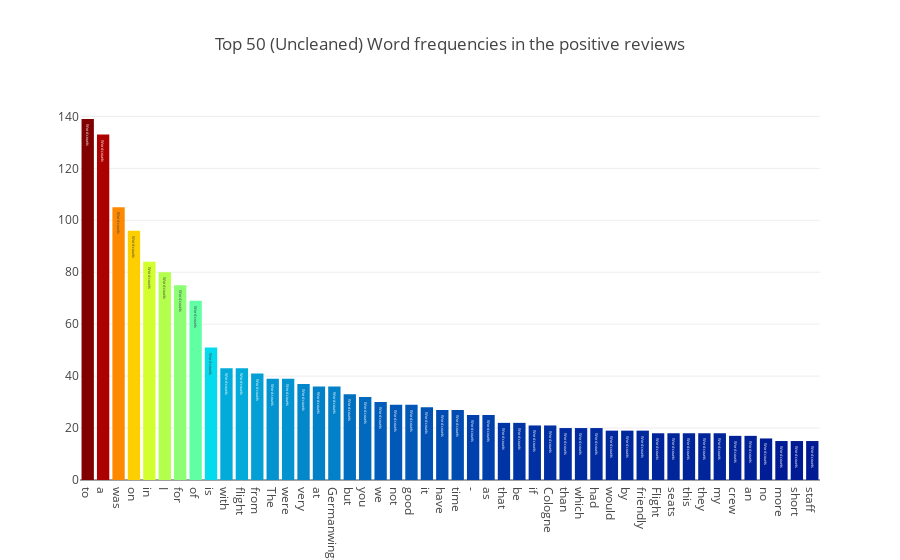

The cell this chart's notebook holds for it:
### Code cell
all_words = df_review[df_review['Recommended']=="yes"]["Review"].str.split(expand=True).unstack().value_counts()
data = [go.Bar(
            x = all_words.index.values[2:50],
            y = all_words.values[2:50],
            marker= dict(colorscale='Jet',
                         color = all_words.values[2:100]
                        ),
            text='Word counts'
    )]

layout = go.Layout(
    title='Top 50 (Uncleaned) Word frequencies in the positive reviews'
)

fig = go.Figure(data=data, layout=layout)

py.iplot(fig, filename='basic-bar')

### Figure 1 — Plotly figure (JSON) as saved in the notebook; plotly's stock layout.template omitted (floating-point values rounded to 4 significant figures)
{"data": [{"marker": {"color": [139, 133, 105, 96, 84, 80, 75, 69, 51, 43, 43, 41, 39, 39, 37, 36, 36, 33, 32, 30, 29, 29, 28, 27, 27, 25, 25, 22, 22, 21, 21, 20, 20, 20, 19, 19, 19, 18, 18, 18, 18, 18, 17, 17, 16, 15, 15, 15, 14, 14, 14, 14, 14, 13, 13, 12, 12, 12, 12, 12, 12, 12, 12, 12, 11, 11, 11, 11, 11, 11, 11, 10, 10, 10, 10, 10, 10, 10, 10, 10, 10, 9, 9, 9, 9, 9, 9, 9, 9, 9, 9, 9, 9, 9, 9, 9, 8, 8], "colorscale": "Jet"}, "text": "Word counts", "type": "bar", "uid": "de171442-0751-4f06-b29f-b6fce0b13369", "x": ["to", "a", "was", "on", "in", "I", "for", "of", "is", "with", "flight", "from", "The", "were", "very", "at", "Germanwings", "but", "you", "we", "not", "good", "it", "have", "time", "-", "as", "that", "be", "if", "Cologne", "than", "which", "had", "would", "by", "friendly", "Flight", "seats", "this", "they", "my", "crew", "an", "no", "more", "short", "staff"], "y": [139, 133, 105, 96, 84, 80, 75, 69, 51, 43, 43, 41, 39, 39, 37, 36, 36, 33, 32, 30, 29, 29, 28, 27, 27, 25, 25, 22, 22, 21, 21, 20, 20, 20, 19, 19, 19, 18, 18, 18, 18, 18, 17, 17, 16, 15, 15, 15]}], "layout": {"title": {"text": "Top 50 (Uncleaned) Word frequencies in the positive reviews"}}}
